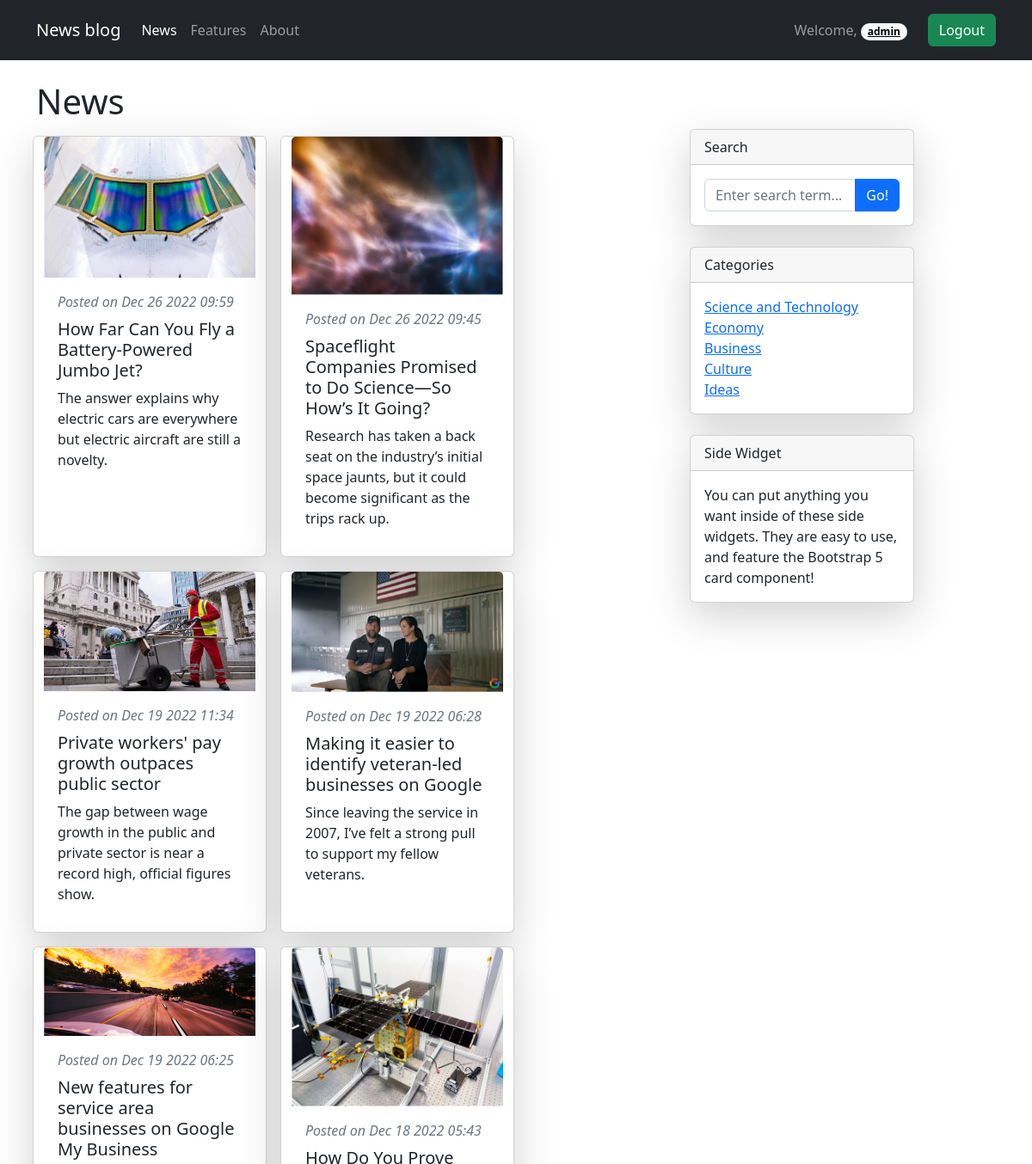
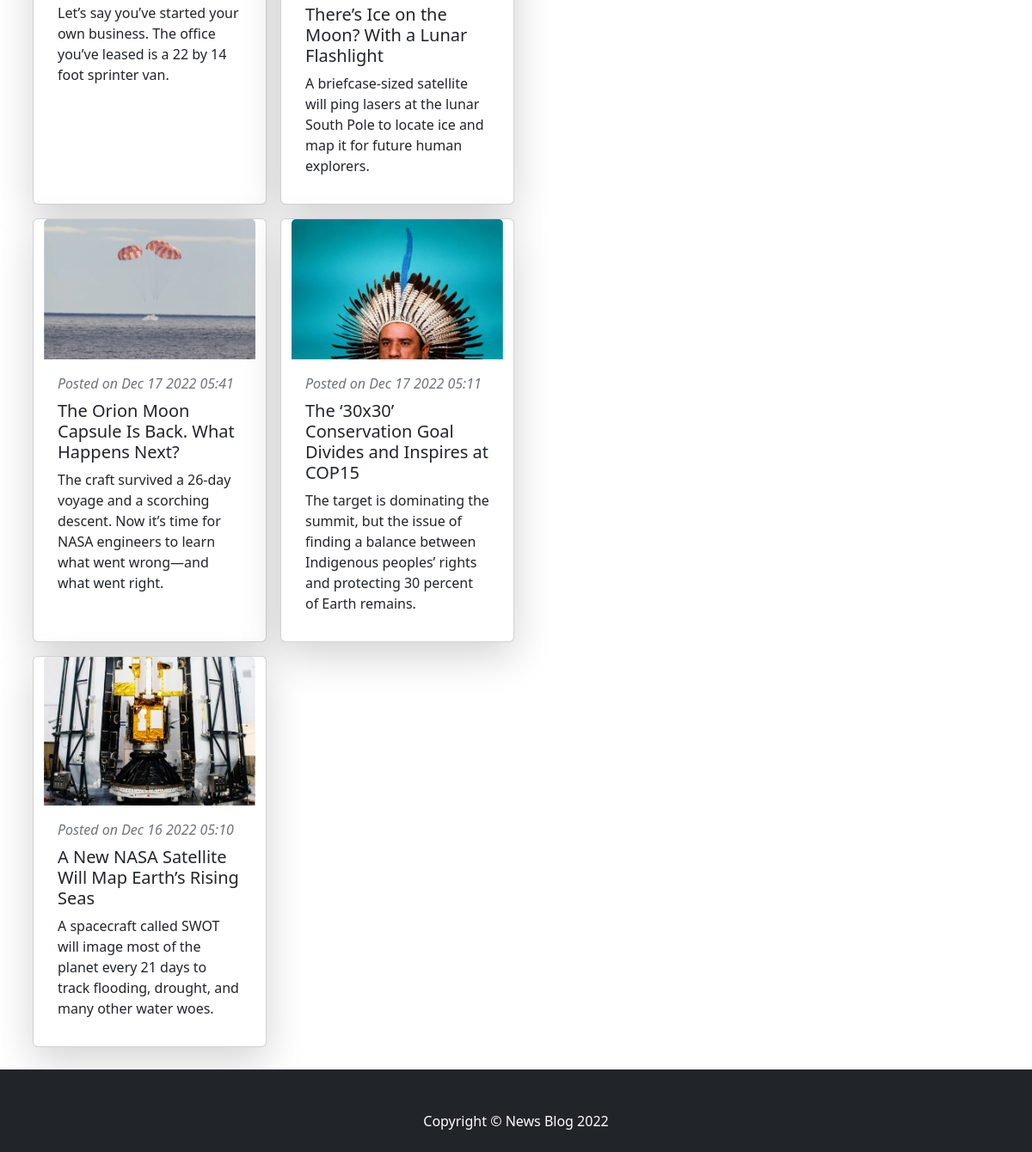
The app's page / (signed in) with its own data (2 pictures, top to bottom).
### news/models.py (models this page shows, shortened)
class News(models.Model):
    author = models.ForeignKey(User, on_delete=models.CASCADE)
    category = models.ForeignKey(Category, on_delete=models.CASCADE)
    title = models.CharField(max_length=100)
    description = models.CharField(max_length=150)
    image = models.ImageField(upload_to='news/images/')
    article = models.TextField()
    date = models.DateTimeField(auto_now=True)
    class Meta:
        verbose_name_plural = 'News'

class Category(models.Model):
    name = models.CharField(max_length=32)
    class Meta:
        verbose_name_plural = 'Category'
    def __str__(self):
        return self.name

### news/views.py (the view)
# urls.py: 2. Add a URL to urlpatterns:  path('', views.home, name='home')
def home(request, pk=0):
    categories = Category.objects.all()
    news = News.objects.filter(category_id=pk).order_by('-date') if pk else News.objects.all().order_by('-date')
    context = {'page_name': categories[pk - 1].name if pk else 'News', 'news': news,
               'categories': categories, 'error': 'There is no news on this topic.'}
    return render(request, template_name='home.html', context=context)

### news/templates/home.html (shortened to what this page needs)
{% extends 'base.html' %}
{% block content %}
<div class="container mt-4 mb-4">
    <h1>{{ page_name }}</h1>
    <div class="row">
        <div class="col-lg-8">
            <div class="row">
                {% if news %}
                {% for n in news %}
                <div class="card m-2 shadow-lg" style="width: 17rem;">
                    <img src="{{ n.image.url }}" class="card-img-top" alt="...">
                    <div class="card-body">
                        <div class="text-muted fst-italic mb-2">Posted on {{ n.date|date:'M j Y H:i' }}</div>
                        <h5 class="card-title">{{ n.title }}</h5>
                        <p class="card-text">{{ n.description }}</p>
                    </div>
                </div>
                {% endfor %}
                {% else %}
                <h3>{{ error }}</h3>
                {% endif %}
            </div>
        </div>
        <div class="col-lg-3">
            <div class="card mb-4 shadow-lg">
                <div class="card-header">Search</div>
                <div class="card-body">
                    <div class="input-group">
                        <input class="form-control" type="text" placeholder="Enter search term..."
                               aria-label="Enter search term..." aria-describedby="button-search">
                        <button class="btn btn-primary" id="button-search" type="button">Go!</button>
                    </div>
                </div>
            </div>
            <div class="card mb-4 shadow-lg">
                <div class="card-header">Categories</div>
                <div class="card-body">
                    <div class="row">
                        <div class="col">
                            <ul class="list-unstyled mb-0">
                                {% if categories %}
                                {% for cat in categories %}
                                <li><a href="{% url 'news' cat.id %}">{{ cat }}</a></li>
                                {% endfor %}
                                {% else %}
                                <li>Categories not yet</li>
                                {% endif %}
                            </ul>
                        </div>
                    </div>
                </div>
            </div>
            <div class="card mb-4 shadow-lg">
                <div class="card-header">Side Widget</div>
                <div class="card-body">You can put anything you want inside of these side widgets. They are easy to use,
                    and feature the Bootstrap 5 card component!
                </div>
            </div>
        </div>
    </div>
</div>
{% endblock %}

### templates/base.html (shortened to what this page needs)
<!DOCTYPE html>
<html lang="en">
<head>
    <link href="https://cdn.jsdelivr.net/npm/bootstrap@5.2.3/dist/css/bootstrap.min.css" rel="stylesheet"
>
    {% load static %}
    <link rel="stylesheet" href="{% static 'css/style.css' %}">
</head>
<body>
    <div class="wrapper">
        <nav class="navbar navbar-expand-lg navbar-dark bg-dark">
            <div class="container">
                <a class="navbar-brand" href="{% url 'home' %}">News blog</a>
                <div class="collapse navbar-collapse" id="navbarText">
                    <ul class="navbar-nav me-auto mb-2 mb-lg-0">
                        <li class="nav-item">
                            <a class="nav-link active" aria-current="page" href="{% url 'home' %}">News</a>
                        </li>
                        <li class="nav-item">
                            <a class="nav-link" href="#">Features</a>
                        </li>
                        <li class="nav-item">
                            <a class="nav-link" href="#">About</a>
                        </li>
                    </ul>
                    {% if user.is_authenticated %}
                    <span class="navbar-text">
                        Welcome, <a class="badge rounded-pill text-bg-light" href="{% url 'profile' %}">{{ user.username }}</a>
                    </span>
                    <span class="navbar-text">
                        <form action="{% url 'logout' %}" method="POST">
                            <button type="submit" class="btn btn-success ms-4">Logout</button>
                        </form>
                    </span>
                    {% endif %}
                </div>
            </div>
        </nav>
        <div class="content">{% block content %} {% endblock %}</div>
        <footer class="py-5 bg-dark">
            <div class="container"><p class="m-0 text-center text-white">Copyright &copy; News Blog 2022</p></div>
        </footer>
    </div>
</body>
</html>

### static/css/style.css (style rules this page uses)
* { margin: 0; padding: 0; }
html, body { height: 100%; }
.wrapper { position: relative; min-height: 100%; }
.content { padding-bottom: 90px; }
footer { position: absolute; left: 0; bottom: 0; width: 100%; height: 80px; }

### records on screen
News: image (picture), date "Dec 26 2022 09:59", title "How Far Can You Fly a Battery-Powered Jumbo Jet?", description "The answer explains why electric cars are everywhere but electric aircraft are still a novelty."
News: image (picture), date "Dec 26 2022 09:45", title "Spaceflight Companies Promised to Do Science—So How’s It Going?", description "Research has taken a back seat on the industry’s initial space jaunts, but it could become significant as the trips rack up."
News: image (picture), date "Dec 19 2022 11:34", title "Private workers' pay growth outpaces public sector", description "The gap between wage growth in the public and private sector is near a record high, official figures show."
News: image (picture), date "Dec 19 2022 06:28", title "Making it easier to identify veteran-led businesses on Google", description "Since leaving the service in 2007, I’ve felt a strong pull to support my fellow veterans."
News: image (picture), date "Dec 19 2022 06:25", title "New features for service area businesses on Google My Business", description "Let’s say you’ve started your own business. The office you’ve leased is a 22 by 14 foot sprinter van."
News: image (picture), date "Dec 18 2022 05:43", title "How Do You Prove There’s Ice on the Moon? With a Lunar Flashlight", description "A briefcase-sized satellite will ping lasers at the lunar South Pole to locate ice and map it for future human explorers."
News: image (picture), date "Dec 17 2022 05:41", title "The Orion Moon Capsule Is Back. What Happens Next?", description "The craft survived a 26-day voyage and a scorching descent. Now it’s time for NASA engineers to learn what went wrong—and what went right."
News: image (picture), date "Dec 17 2022 05:11", title "The ‘30x30’ Conservation Goal Divides and Inspires at COP15", description "The target is dominating the summit, but the issue of finding a balance between Indigenous peoples’ rights and protecting 30 percent of Earth remains."
News: image (picture), date "Dec 16 2022 05:10", title "A New NASA Satellite Will Map Earth’s Rising Seas", description "A spacecraft called SWOT will image most of the planet every 21 days to track flooding, drought, and many other water woes."
Category: name "Science and Technology"
Category: name "Economy"
Category: name "Business"
Category: name "Culture"
Category: name "Ideas"

### other values on screen
{{ user.username }} "admin"
{{ page_name }} "News"
